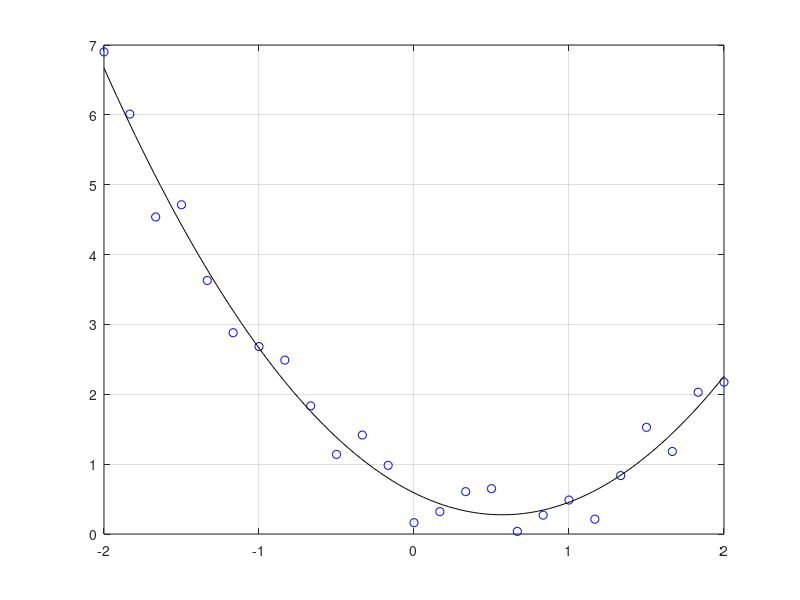

The MATLAB source for this figure: (Note: this script raises an error after producing the figure.)
% Zadany polynom: 
% 2x^3 + 4x^2 + -6x + 0
% 

%% polynom "rucne"

clear;
clc;

p = [2, 4, -6, 0];

% x = 20;
% p(1)*x^3 + p(2)*x^2 + p(3)*x + p(4)

% x = [0,2,20];
x = (-3:0.1:3);
y = p(1)*x.^3 + p(2)*x.^2 + p(3)*x + p(4);

plot(x,y)

%% polyval

clear;
clc;

p = [2, 4, -6, 0];

% polyval(p,2)
% polyval(p,[0,2,20])
x = (-3:0.1:3);
y = polyval(p,x);

plot(x,y)

%% polyder, polyint

p = [2, 4, -6, 0];

% derivace polynomu
dp = polyder(p);

% integrace polynomu
ip = polyint(dp);

%% roots, poly
% poly - Polynomial with specified roots or characteristic polynomial

p = [2, 4, -6, 0];
R = roots(p);
P = poly(R);

% abychom meli vysledek stejny jako zadani, jelikoz se zadani dalo upravit
P = P * 2

x = linspace(-3,3);
y = polyval(p,x);

plot(x, y, R, [0;0;0], 'rx');
grid on;
legend('p(x)','roots');
xlabel('x');
ylabel('y');

%% Priklad na aproximaci dat polynomem
clear;
clc;

% vymazani grafu z figure! - clear figure
clf;

% simulace dat ziskanych merenim
x_min = -2;
x_max = 2;
n = 25;
x = linspace(x_min, x_max,n);
xf = linspace(x_min, x_max);
P_sim = [1, -1, 0];
y = polyval(P_sim,x) + rand(1,n);
plot(x, y, 'bo');
grid on

% aproximace dat polynomem druheho stupne
P = polyfit(x, y, 2);
yf = polyval(P, xf);
hold on;
plot(xf, yf, 'k')

% vypocet chyby aproximace
ya = polyval(P, x);
sse = sum((y-ya).^2);
disp('Chyba ' + string(sse));

% nalezeni extremu polynomu P
dP = polyder(P);
dy = polyval(dP, xf);
R = roots(dP);
plot(xf, dy, 'o')

% nalezeni extremu polynomu P
[hodnota, prvek] = min(yf);
plot(xf(prvek), hodnota,'g*')
xlabel('x')
ylabel('y')
legend('data', 'p', 'dP', 'extrem')
title('aproximace dat')
